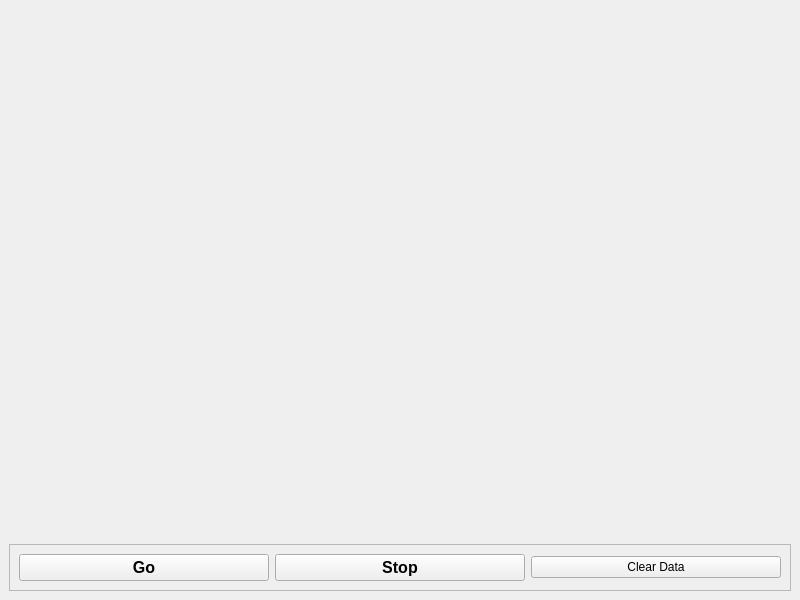
<?xml version="1.0" encoding="UTF-8"?>
<ui version="4.0">
 <class>QchartMain</class>
 <widget class="QMainWindow" name="QchartMain">
  <property name="geometry">
   <rect>
    <x>0</x>
    <y>0</y>
    <width>800</width>
    <height>600</height>
   </rect>
  </property>
  <property name="windowTitle">
   <string>QchartMain</string>
  </property>
  <widget class="QWidget" name="centralwidget">
   <layout class="QVBoxLayout" name="verticalLayout">
    <item>
     <widget class="QChartView" name="theChart1" native="true">
      <property name="sizePolicy">
       <sizepolicy hsizetype="Preferred" vsizetype="Preferred">
        <horstretch>0</horstretch>
        <verstretch>6</verstretch>
       </sizepolicy>
      </property>
     </widget>
    </item>
    <item>
     <widget class="QChartView" name="theChart2" native="true">
      <property name="sizePolicy">
       <sizepolicy hsizetype="Preferred" vsizetype="Preferred">
        <horstretch>0</horstretch>
        <verstretch>6</verstretch>
       </sizepolicy>
      </property>
     </widget>
    </item>
    <item>
     <widget class="QFrame" name="btnFrame">
      <property name="sizePolicy">
       <sizepolicy hsizetype="Minimum" vsizetype="Minimum">
        <horstretch>0</horstretch>
        <verstretch>1</verstretch>
       </sizepolicy>
      </property>
      <property name="frameShape">
       <enum>QFrame::Shape::StyledPanel</enum>
      </property>
      <property name="frameShadow">
       <enum>QFrame::Shadow::Raised</enum>
      </property>
      <layout class="QHBoxLayout" name="horizontalLayout">
       <item>
        <widget class="QPushButton" name="goBtn">
         <property name="font">
          <font>
           <pointsize>12</pointsize>
           <bold>true</bold>
          </font>
         </property>
         <property name="text">
          <string>Go</string>
         </property>
        </widget>
       </item>
       <item>
        <widget class="QPushButton" name="stopBtn">
         <property name="font">
          <font>
           <pointsize>12</pointsize>
           <bold>true</bold>
          </font>
         </property>
         <property name="text">
          <string>Stop</string>
         </property>
        </widget>
       </item>
       <item>
        <widget class="QPushButton" name="clearBtn">
         <property name="text">
          <string>Clear Data</string>
         </property>
        </widget>
       </item>
      </layout>
     </widget>
    </item>
   </layout>
  </widget>
 </widget>
 <customwidgets>
  <customwidget>
   <class>QChartView</class>
   <extends>QWidget</extends>
   <header>qchartview.h</header>
  </customwidget>
 </customwidgets>
 <resources/>
 <connections/>
</ui>
